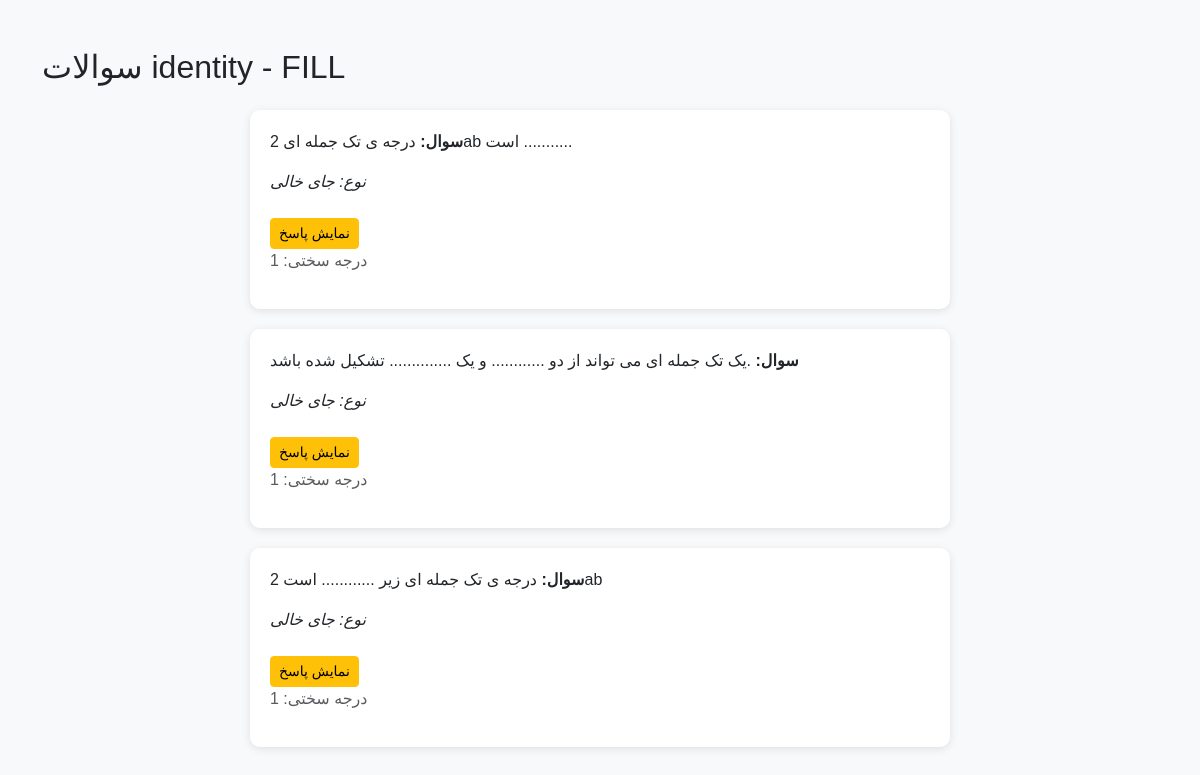
The app's page /questions/identity/FILL/ with its own data.
### core/models.py (models this page shows)
class Question(models.Model):
    TOPIC_CHOICES = [
        ('inequality', 'نامعادله'),
        ('identity', 'اتحادها'),
    ]
    QUESTION_TYPES = [
        ('MCQ', 'چندگزینه‌ای'),
        ('TF', 'درست/غلط'),
        ('FILL', 'جای خالی'),
        ('TEXT', 'تشریحی'),
    ]
    subject = models.ForeignKey(Subject, on_delete=models.CASCADE, related_name='questions')
    text = models.TextField()
    choice_a = models.CharField(max_length=255, blank=True)
    choice_b = models.CharField(max_length=255, blank=True)
    choice_c = models.CharField(max_length=255, blank=True)
    choice_d = models.CharField(max_length=255, blank=True)
    correct_choice = models.CharField(
        max_length=1,
        choices=[('A', 'A'), ('B', 'B'), ('C', 'C'), ('D', 'D')],
        blank=True,
        null=True)
    answer_text = models.TextField(blank=True)
    explanation = models.TextField(blank=True)
    difficulty = models.IntegerField(default=1)
    created_at = models.DateTimeField(auto_now_add=True)
    qtype = models.CharField(max_length=50, choices=QUESTION_TYPES,default='MCQ')
    topic = models.CharField(max_length=50, choices=TOPIC_CHOICES,default='inequality')

### core/views.py (the view)
# urls.py: path('questions/<str:topic>/<str:qtype>/', views.questions_list, name='questions_list'),
def questions_list(request, topic, qtype):
    questions = Question.objects.filter(topic=topic, qtype=qtype).order_by('difficulty')
    return render(request, 'core/question_list.html', {
        'questions': questions,
        'topic': topic,
        'qtype': qtype
    })

### templates/core/question_list.html (shortened to what this page needs)
<!DOCTYPE html>
<html lang="fa">
<head>
  <link rel="stylesheet" href="https://cdn.jsdelivr.net/npm/bootstrap@5.3.2/dist/css/bootstrap.min.css">
</head>
<body>
  <div class="container mt-5">
    <h2 class="mb-4">سوالات {{ topic }} - {{ qtype }}</h2>
    {% for q in questions %}
      <div class="question-card text-start">
        <p><strong>سوال:</strong> {{ q.text }}</p>
        {% if q.qtype == 'FILL' %}
          <p><em>نوع: جای خالی</em></p>
        {% endif %}
        <button class="btn btn-sm btn-warning mt-2" onclick="toggleAnswer('{{ q.id }}')">نمایش پاسخ</button>
        <p class="text-muted">درجه سختی: {{ q.difficulty }}</p>
      </div>
    {% empty %}
      <p>هیچ سوالی برای این بخش وجود ندارد.</p>
    {% endfor %}
  </div>
</body>
</html>

### templates/core/question_list.html (style rules this page uses)
body { background-color: #f8f9fa; font-family: Tahoma, sans-serif; }
.question-card { margin: 20px auto; padding: 20px; border-radius: 10px; box-shadow: 0 2px 8px rgba(0,0,0,0.1); max-width: 700px; background: #fff; }

### records on screen
Question: text "درجه ی تک جمله ای 2ab است ...........", qtype "نوع: جای خالی", difficulty "1"
Question: text ".یک تک جمله ای می تواند از دو ............ و یک .............. تشکیل شده باشد", qtype "نوع: جای خالی", difficulty "1"
Question: text "درجه ی تک جمله ای زیر ............ است 2ab", qtype "نوع: جای خالی", difficulty "1"

### other values on screen
{{ topic }} "identity"
{{ qtype }} "FILL"
